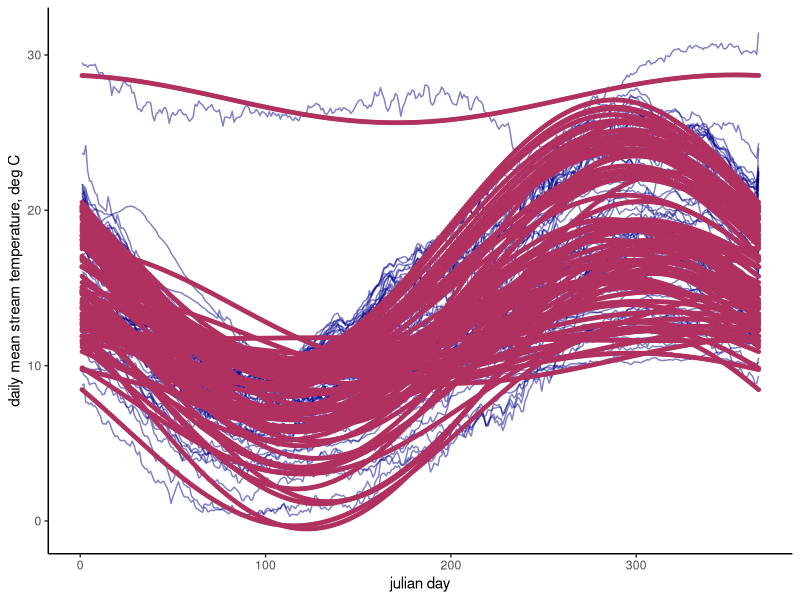
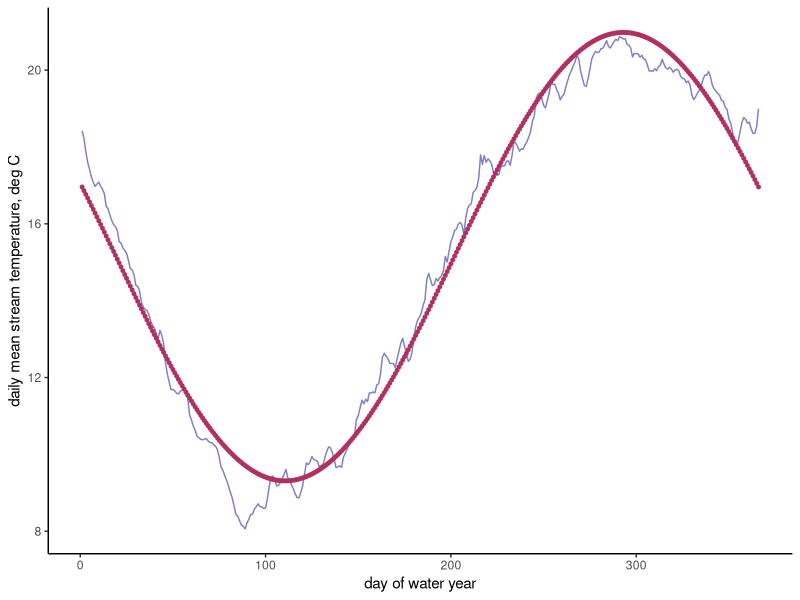
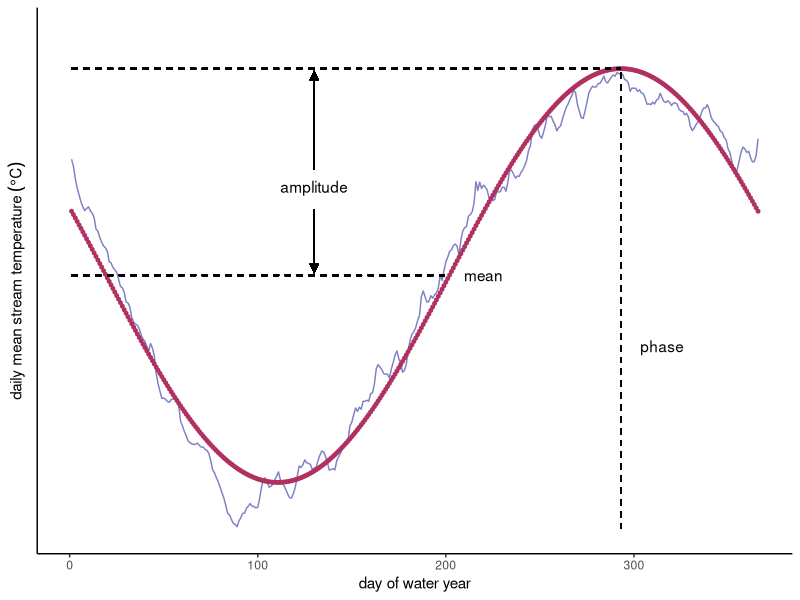
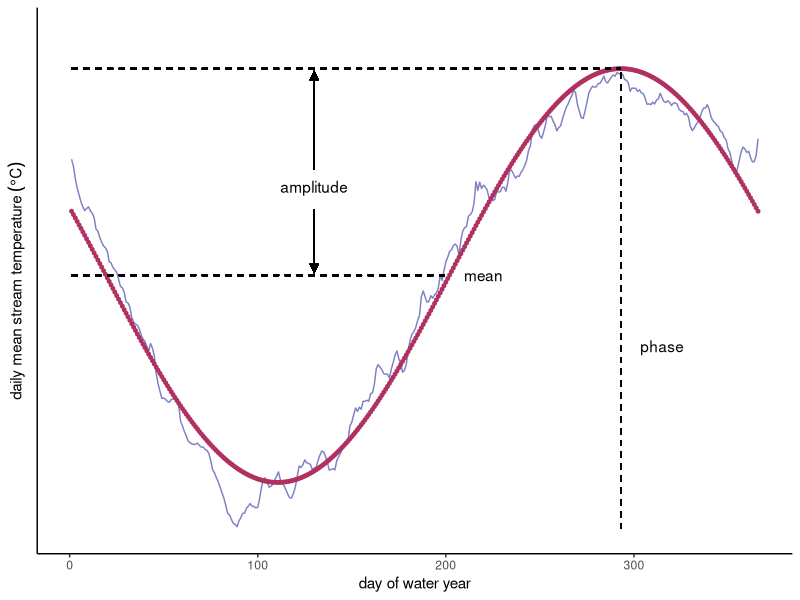

The R script that drew these images, in order:

# Code description --------------------------------------------------------

#Figure 1: An example of a thermal regime model fit to observed data. Cluster analysis is based on annual mean, amplitude, and phase metrics for each thermal regime model. Figure adapted from Maheu et al. (2016), figure 1.


# Libraries ---------------------------------------------------------------

library(tidyverse)
library(ggthemes)


# Figure 1: Thermal regime model ------------------------------------------

all_sites_model_data <- read_csv(file = "output/models/thermal_regime_models_daily.csv", col_types = list("c", "i", "n", "n"))

ggplot(data = all_sites_model_data) +
  geom_line(aes(x=DOWY, y = mean_temp_C, group=station_id), color="darkblue", alpha=0.5) +
  geom_point(aes(x=DOWY, y = model_avg_daily_temp_C, group=station_id), color="maroon", size=1)+
  labs(x = "julian day", y = "daily mean stream temperature, deg C") +
  theme_classic()

Sac_11390500_model_data <- all_sites_model_data %>% 
  filter(station_id == 11390500)

ggplot(data = Sac_11390500_model_data) +
  geom_line(aes(x=DOWY, y = mean_temp_C, group=station_id), color="darkblue", alpha=0.5) +
  geom_point(aes(x=DOWY, y = model_avg_daily_temp_C, group=station_id), color="maroon", size=1)+
  labs(x = "day of water year", y = "daily mean stream temperature, deg C") +
  theme_classic()

annual_mean <- mean(Sac_11390500_model_data$model_avg_daily_temp_C)
annual_max <- max(Sac_11390500_model_data$model_avg_daily_temp_C)
amplitude <- annual_max - annual_mean
day_of_annual_max <- Sac_11390500_model_data[Sac_11390500_model_data$model_avg_daily_temp_C == annual_max, 2]

#Still want to add a double-headed arrouw to show the amplitude

ggplot(data = Sac_11390500_model_data) +
  geom_line(aes(x=DOWY, y = mean_temp_C, group=station_id), color="darkblue", alpha=0.5) +
  geom_point(aes(x=DOWY, y = model_avg_daily_temp_C, group=station_id), color="maroon", size=1)+
  geom_segment(aes(x = 293, y = 8, xend = 293, yend = annual_max), linetype = "dashed") +
  geom_segment(aes(x = 1, y = annual_mean, xend = 200, yend = annual_mean), linetype = "dashed") +
  geom_segment(aes(x = 1, y = annual_max, xend = 293, yend = annual_max), linetype = "dashed") +
  # add arrows for amplitude here:
  geom_segment(aes(x = 130, xend = 130, 
                   y = annual_mean + 3, yend = annual_max-0.1), 
               arrow = arrow(length = unit(0.2,"cm"),
                             type = "closed", angle = 25),
               lineend = "round", linejoin = "mitre") +
  # add arrows for amplitude here:
  geom_segment(aes(x = 130, xend = 130, 
                   y = annual_max - 4, yend = annual_mean + 0.1), 
               arrow = arrow(length = unit(0.2,"cm"), 
                             type = "closed", angle = 25),
               lineend = "round", linejoin = "mitre") +
  ylim(8,22) +
  xlim(1,366) +
  labs(x = "day of water year", 
       y = expression("daily mean stream temperature " (degree*C))) +
  annotate("text", x = 220, y = annual_mean, label = "mean") +
  annotate("text", x = 130, y = annual_mean+2.5, label = "amplitude") +
  annotate("text", x = 315, y = annual_mean-2, label = "phase") +
  theme_classic() +
  theme(axis.text.y = element_blank(), axis.ticks.y = element_blank())

# save
ggsave("output/figures/Fig_1_thermal_regime_model.jpeg", width = 6, height = 3.5, units = "in", dpi=600)
